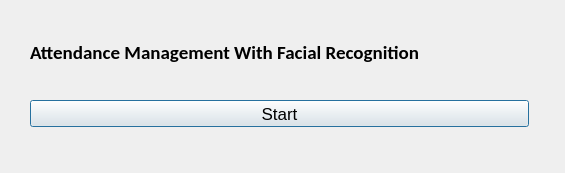
<?xml version="1.0" encoding="UTF-8"?>
<ui version="4.0">
 <class>Dialog</class>
 <widget class="QDialog" name="Dialog">
  <property name="geometry">
   <rect>
    <x>0</x>
    <y>0</y>
    <width>565</width>
    <height>173</height>
   </rect>
  </property>
  <property name="maximumSize">
   <size>
    <width>800</width>
    <height>680</height>
   </size>
  </property>
  <property name="windowTitle">
   <string>Smart Attendance System with Facial Recognition</string>
  </property>
  <widget class="QWidget" name="layoutWidget">
   <property name="geometry">
    <rect>
     <x>30</x>
     <y>30</y>
     <width>499</width>
     <height>45</height>
    </rect>
   </property>
   <layout class="QHBoxLayout" name="horizontalLayout">
    <item>
     <widget class="QLabel" name="filelabel">
      <property name="font">
       <font>
        <family>Calibri</family>
        <pointsize>14</pointsize>
        <weight>75</weight>
        <bold>true</bold>
       </font>
      </property>
      <property name="text">
       <string>Attendance Management With Facial Recognition</string>
      </property>
     </widget>
    </item>
   </layout>
  </widget>
  <widget class="QPushButton" name="runButton">
   <property name="geometry">
    <rect>
     <x>30</x>
     <y>100</y>
     <width>499</width>
     <height>27</height>
    </rect>
   </property>
   <property name="font">
    <font>
     <family>Arial</family>
     <pointsize>13</pointsize>
    </font>
   </property>
   <property name="text">
    <string>Start</string>
   </property>
  </widget>
 </widget>
 <resources>
  <include location="resource.qrc"/>
 </resources>
 <connections/>
</ui>
